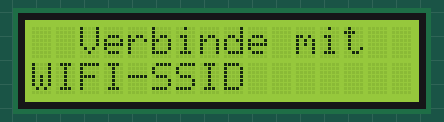
Bench run of a sketch on a simulated ESP8266 (NodeMCU). Shown: 16×2 character LCD. WiFi joins after 1.5 s; servers stay silent unless stated; uploads are accepted with an empty reply; what the sketch prints to the serial monitor is not drawn.

Above: at 0.2 s.
At 1.2 s:
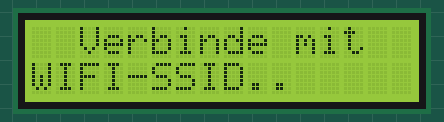
At 1.7 s:
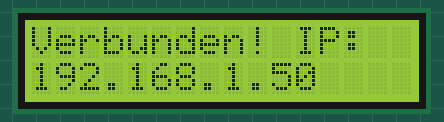
At 2.7 s:
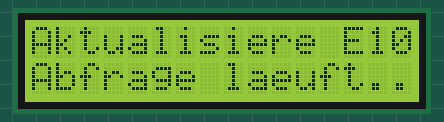

Measured:
- what the display in image 1 shows lasts 0.5 s, from 1.1 s to 1.6 s
- what the display in image 2 shows lasts 1.1 s, from 1.6 s to 2.7 s

The sketch:

Spritchecker.ino
```cpp
/*
 *  This sketch sends data via HTTP GET requests to data.sparkfun.com service.
 *
 *  You need to get streamId and privateKey at data.sparkfun.com and paste them
 *  below. Or just customize this script to talk to other HTTP servers.
 *  http://creativecommons.tankerkoenig.de/json/list.php?lat=48.782307&lng=9.209079&rad=7&sort=price&type=e10&apikey=YOUR-API-KEY
 */

#include <ArduinoJson.h>
#include <ESP8266WiFi.h>
#include <WiFiClientSecure.h>
#include <Wire.h>
#include <LiquidCrystal_I2C.h>
#include <elapsedMillis.h>

// Set the LCD address to 0x27 for a 16 chars and 2 line display
LiquidCrystal_I2C lcd(0x3F, 16, 2);

WiFiClientSecure client;

const char* ssid     = "WIFI-SSID";
const char* password = "WIFI PASSWORT";

const unsigned long BAUD_RATE = 9600;                 // serial connection speed
const unsigned long HTTP_TIMEOUT = 10000;  // max respone time from server
const size_t MAX_CONTENT_SIZE = 512;       // max size of the HTTP response

// Key für den Zugriff auf die freie Tankerkönig-Spritpreis-API
// Für eigenen Key bitte hier https://creativecommons.tankerkoenig.de
// registrieren.
const char* server = "creativecommons.tankerkoenig.de";
const char* resource = "/json/list.php?lat=48.782307&lng=8.903507&rad=7&sort=price&type=e10&apikey=YOUR-API-KEY";

/* Wenn ich mal variabler werden will!!
const char* lat = "51.498668";    // 'lat': Breitengrad, Dezimalform
const char* lng = "8.903507";     // 'lng': Längengrad, Dezimalform
const char* rad = "7";            // Suchradius in km; erlaubter Bereich: 1 bis 25, ganze Zahl oder Dezimalzahl
const char* sort = "price";       // Sortierung; Werte 'price' oder 'dist'
const char* type = "e10";         // Spritsorte; erlaubte Werte; Werte: 'e5', 'e10', 'diesel' oder 'all' (*)
//const char* tankerkoenig_api_key = 'xxxxxxxx-xxxx-xxxx-xxxx-xxxxxxxxxxxx'; // TODO: Key ersetzen
const char* tankerkoenig_api_key = "YOUR-API-KEY"; // API-Key
*/

// The type of data that we want to extract from the page
struct UserData {
  char name1[50];
  char brand1[50];
  char price1[10];
  //char isOpen1[5];
  char name2[50];
  char brand2[50];
  char price2[10];
  //char isOpen2[5];
};

elapsedMillis timeElapsed = 1200000;

String data = "";   // String with json data

void setup() {
  initSerial();
  initDisplay();
  initWifi();
}

void loop() {
  if(timeElapsed > 600000){
    lcd.clear();
    lcd.setCursor(0,0);
    lcd.print("Aktualisiere E10");
    lcd.setCursor(0,1);
    lcd.print("Abfrage laeuft..");
    delay(2000);
    timeElapsed = 0;
    if (connect(server)) {
      if (sendRequest(server, resource) && skipResponseHeaders()) {
        UserData userData;
        if (readReponseContent(&userData)) {
          printUserData(&userData);
          printUserDataOnLCD(&userData);
        }
      }
      disconnect();
    }
  }

}

// Initialize Serial port
void initSerial() {
  Serial.begin(BAUD_RATE);
  while (!Serial) {
    ;  // wait for serial port to initialize
  }
  Serial.println("Serial ready");
}

void initDisplay() {
  lcd.begin();
  lcd.print("Wird hochgefahren!");
}

// Initialize Wifi library
void initWifi() {
// We start by connecting to a WiFi network

  Serial.println();
  Serial.println();
  Serial.print("Connecting to ");
  Serial.println(ssid);
  lcd.clear();
  lcd.setCursor(0,0);
  lcd.print("  Verbinde mit");
  lcd.setCursor(0,1);
  lcd.print(ssid);


  WiFi.begin(ssid, password);

  while (WiFi.status() != WL_CONNECTED) {
    delay(500);
    Serial.print(".");
    lcd.print(".");
  }

  Serial.println("");
  Serial.println("WiFi connected");
  Serial.println("IP address: ");
  Serial.println(WiFi.localIP());

  lcd.clear();
  lcd.setCursor(0,0);
  lcd.print("Verbunden! IP:");
  lcd.setCursor(0,1);
  lcd.print(WiFi.localIP());

  delay(1000);
  // Use WiFiClient class to create TCP connections
}


// Open connection to the HTTP server
bool connect(const char* hostName) {
  // close any connection before send a new request.
  // This will free the socket on the WiFi shield
  client.stop();
  delay(100);
  Serial.print("Connect to ");
  Serial.println(hostName);

  bool ok = client.connect(hostName, 443);

  Serial.println(ok ? "Connected" : "Connection Failed!");
  return ok;
}

// Send the HTTP GET request to the server
bool sendRequest(const char* host, const char* resource) {
  Serial.print("GET ");
  Serial.println(resource);

/*
  client.print("GET ");
  client.print(resource);
  client.println(" HTTP/1.1");
  client.print("Host: ");
  client.print(host);
  client.println("\r\n");
  client.print("Connection: close");
  client.println();
*/
  client.println("GET /json/list.php?lat=48.782307&lng=9.209079&rad=7&sort=price&type=e10&apikey=b53e1dff-49b4-880a-732e-f3cece8aeecf HTTP/1.1");
  client.println("Host: creativecommons.tankerkoenig.de");
  client.println("Connection: close");
  client.println();
  /*
  // Read all the lines of the reply from server and print them to Serial
  while (client.connected()) {
    data = client.readStringUntil('\r');
    Serial.print(data);
  }
*/
  return true;
}

// Skip HTTP headers so that we are at the beginning of the response's body
bool skipResponseHeaders() {
  // HTTP headers end with an empty line
  char endOfHeaders[] = "\r\n\r\n";

  client.setTimeout(HTTP_TIMEOUT);
  bool ok = client.find(endOfHeaders);

  if (!ok) {
    Serial.println("No response or invalid response!");
  }

  return ok;
}

bool readReponseContent(struct UserData* userData) {
  // Compute optimal size of the JSON buffer according to what we need to parse.
  // This is only required if you use StaticJsonBuffer.

  const size_t BUFFER_SIZE =
      JSON_OBJECT_SIZE(5)    // the root object has 5 elements
      + JSON_OBJECT_SIZE(72)   //stations has 6 elements
      + MAX_CONTENT_SIZE;    // additional space for strings

  // Allocate a temporary memory pool
  DynamicJsonBuffer jsonBuffer(BUFFER_SIZE);

/*
  // Read all the lines of the reply from server and print them to Serial
  while (client.connected()) {
    data = client.readStringUntil('\r');
    Serial.print(data);
  }*/
  data = client.readStringUntil('\r');
  Serial.println(data);
  //StaticJsonBuffer<200> jsonBuffer;
  JsonObject& root = jsonBuffer.parseObject(client);

  if (!root.success()) {
    Serial.println("JSON parsing failed!");
    return false;
  }

  // Here were copy the strings we're interested in
  strcpy(userData->name1, root["stations"][0]["name"]);
  strcpy(userData->brand1, root["stations"][0]["brand"]);
  strcpy(userData->price1, root["stations"][0]["price"]);
  //strcpy(userData->isOpen1, root["stations"][0]["isOpen"]);
  strcpy(userData->name2, root["stations"][1]["name"]);
  strcpy(userData->brand2, root["stations"][1]["brand"]);
  strcpy(userData->price2, root["stations"][1]["price"]);
  //strcpy(userData->isOpen2, root["stations"][1]["isOpen"]);

  // It's not mandatory to make a copy, you could just use the pointers
  // Since, they are pointing inside the "content" buffer, so you need to make
  // sure it's still in memory when you read the string

  return true;
}

// Print the data extracted from the JSON
void printUserData(const struct UserData* userData) {
  Serial.print("Name1 = ");
  Serial.println(userData->name1);
  Serial.print("Company = ");
  Serial.println(userData->brand1);
  Serial.print("Preis = ");
  Serial.println(userData->price1);
  //Serial.print("Geoeffnet? ");
  //Serial.println(userData->isOpen1);
  Serial.println("JOOOOO");
  Serial.print("Name2 = ");
  Serial.println(userData->name2);
  Serial.print("Company = ");
  Serial.println(userData->brand2);
  Serial.print("Preis = ");
  Serial.println(userData->price2);
  //Serial.print("Geoeffnet? ");
  //Serial.println(userData->isOpen2);
}

void printUserDataOnLCD(const struct UserData* userData) {
  lcd.clear();
  lcd.setCursor(0,0);
  lcd.print(String(userData->name1).substring(0,10));
  lcd.print(">");
  lcd.print(userData->price1);
  lcd.setCursor(0,1);
  lcd.print(String(userData->name2).substring(0,10));
  lcd.print(">");
  lcd.print(userData->price2);
}


// Close the connection with the HTTP server
void disconnect() {
  Serial.println("Disconnect");
  client.stop();
}

// Pause for a 1 minute
void wait() {
  Serial.println("Wait 1200 seconds aka 20min");
  delay(1200000);
}
```
